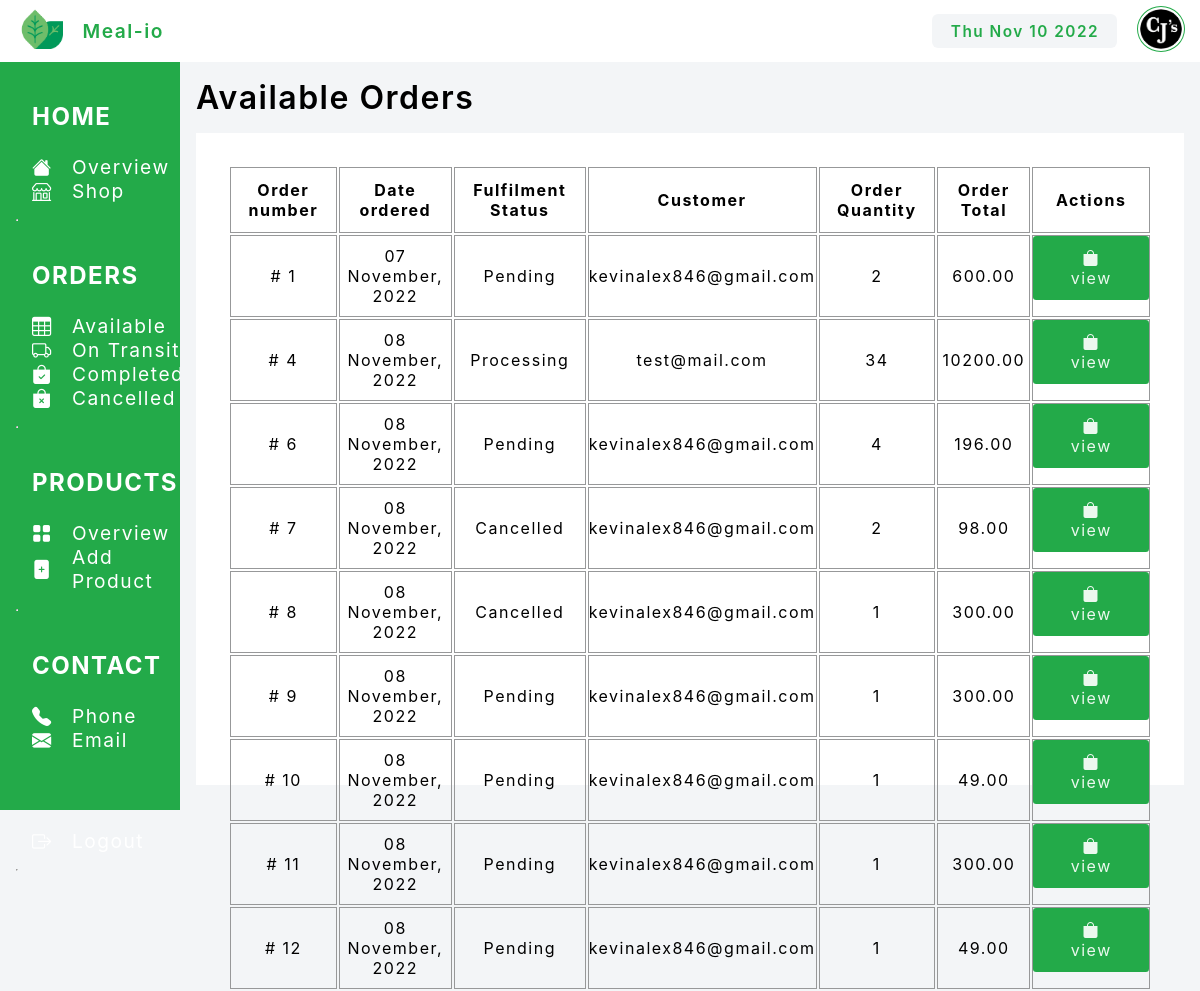
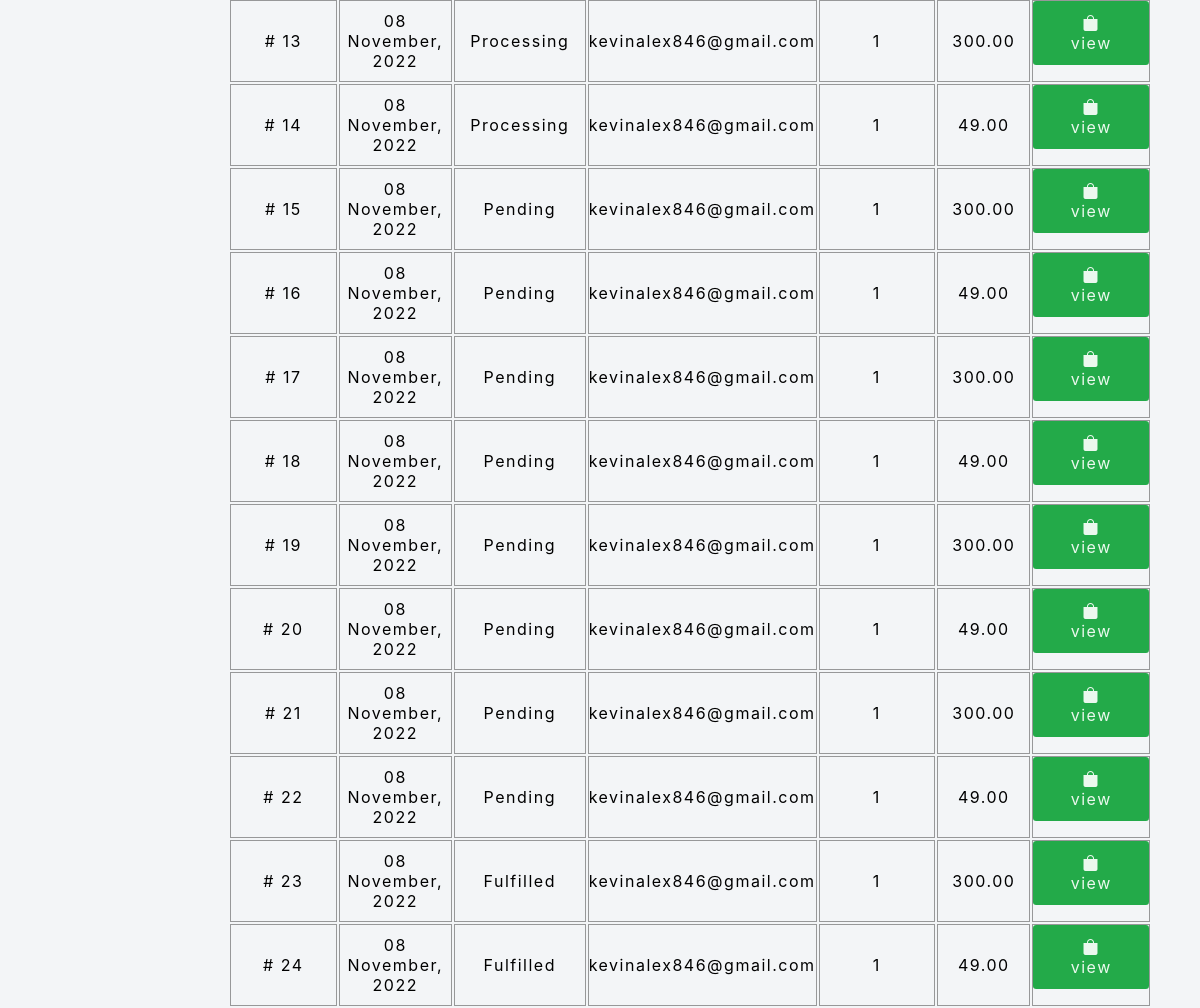
Page /vendors/orders/P (signed in) on the committed database (2 pictures, top to bottom).
### vendor/models.py (models this page shows, shortened)
class Vendor(models.Model):
    user = models.OneToOneField(User, on_delete=models.CASCADE)
    brand = models.CharField(max_length=50, null=True)
    logo = models.ImageField(upload_to="vendors/%Y/%m/%d/", null=True)
    tagline = models.CharField(max_length=100, null=True)

### cart/models.py (models this page shows, shortened)
class CartItem(models.Model):
    cart = models.ForeignKey(Cart, on_delete=models.CASCADE)
    product = models.ForeignKey(Product, on_delete=models.CASCADE)
    quantity = models.IntegerField(default=1)
    status=models.CharField(max_length=1,choices=(("F","Completed"),("C","Cancelled"),("T","On Transit"),("P","Pending")),default="P")
    class Meta:
        unique_together = ("cart", "product")
    @property
    def get_total(self) -> float:
        return self.product.unit_price * self.quantity

class Cart(models.Model):
    user = models.ForeignKey(User, on_delete=models.CASCADE)
    STATUS = (
        ("Pending", "Pending"), ("Processing", "Processing"), ("Fulfilled", "Fulfilled"), ("Cancelled", "Cancelled"))
    status = models.CharField(max_length=10, choices=STATUS, default="Pending")
    date_ordered = models.DateTimeField(auto_now_add=timezone.now())
    location = models.ForeignKey(
        Location,
        on_delete=models.PROTECT,
        related_name="address", null=True, blank=True
    )
    total = models.DecimalField(max_digits=10, decimal_places=2, default=0)
    class Meta:
        ordering=["-date_ordered"]
    @property
    def date(self):
        return self.date_ordered.strftime("%d %B, %Y")
    class Meta:
        verbose_name_plural = "Cart"

### user/models.py (models this page shows, shortened)
class User(AbstractUser):
    first_name = models.CharField(max_length=30, blank=True, unique=False)
    last_name = models.CharField(max_length=30, blank=True, unique=False)
    email = models.EmailField(unique=True)
    phone_number = models.CharField(
        max_length=13, null=False, blank=False, unique=True)
    is_vendor = models.BooleanField(default=False, blank=True)
    username = None
    USERNAME_FIELD = "email"
    REQUIRED_FIELDS = ["phone_number"]
    objects = UserManager()

### product/models.py (models this page shows, shortened)
class Product(models.Model):
    label = models.CharField(max_length=200)
    unit = models.CharField(max_length=2,
                            choices=(("kg", "Kilograms"), ("g", "Grams"), ("l", "Litre"), ("ml", "Millilitre"),
                                     ("in", "Inches")), default="kg",help_text="Quantity measurement metrics")
    unit_price = models.DecimalField(max_digits=5, decimal_places=2, verbose_name='unit price')
    image = models.ImageField(upload_to="product//%Y/%m/%d/")
    description = models.TextField(blank=True, verbose_name="description")
    category = models.ForeignKey(Category, on_delete=models.CASCADE, null=True)
    vendor = models.ForeignKey(Vendor, on_delete=models.CASCADE)
    stock = models.PositiveIntegerField(verbose_name='stock', default=1)
    class Meta:
        verbose_name = 'product'
        verbose_name_plural = 'products'
        ordering = ('label',)

### vendor/views.py (the view)
# urls.py: path("orders/<str:status>", dashboard_orders, name="vendor_orders"),
def dashboard_orders(request,status):
    vendor = get_object_or_404(Vendor, user=request.user)
    items = CartItem.objects.all()
    if status== "P":
        items = CartItem.objects.filter(status="P")
    elif status == "T":
        items = CartItem.objects.filter(status="T")
    elif status == "F":
        items = CartItem.objects.filter(status="F")
    elif status == "C":
        items = CartItem.objects.filter(status="C")
    else:
        items = CartItem.objects.all()
    orders=[]
    for item in items:
        if item.product.vendor == vendor:
            orders.append(item)
    return render(request, "dashboard/orders.html",{"title": "orders", "orders": orders,"vendor":vendor})

### templates/dashboard/orders.html
{% extends "dashboard/base_dashboard.html"%}
{% block main%}
<h2 class="title">Available Orders</h2>
<div class="orders_table">
    {% if orders %}
    <table class="orders-table">
        <thead>
            <tr>
                <th>
                    Order number
                </th>
                <th>Date ordered</th>
                <th>Fulfilment Status</th>
                <th>Customer</th>
                <th>Order Quantity</th>
                <th>Order Total</th>
                <th>Actions</th>
            </tr>
        </thead>
        <tbody>
            {% for order in orders %}
            <tr>
                <td># {{order.id}} {{order.user.email|capfirst}} {{order.customer.last_name|capfirst}}</td>
                <td>{{order.cart.date}}</td>
                <td>{{order.cart.status}}</td>
                <td>{{order.cart.user.email}}</td>
                <td>{{order.quantity}}</td>
                <td>{{order.get_total}}</td>
                <td>
                    <a href="{% url 'manage_order' order.id%}" class="btn"> <i class="bi bi-bag-fill"></i> view </a>
                </td>
            </tr>
            {% endfor %}
        </tbody>
    </table>
    {% else %}
    <div class="alt-text">
        <h4>
            You don't have any orders here yet.
        </h4>
    </div>
    {% endif %}
</div>
{% endblock main%}

### templates/dashboard/base_dashboard.html (shortened to what this page needs)
{% load static %}
<!DOCTYPE html>
<html lang="en">
<head>
    <link rel="stylesheet" href="{% static '/css/dashboard.css'%}">
    <link rel="stylesheet" href="{% static '/css/styles.css'%}">
    <link rel="stylesheet" href="{% static '/css/theme.css'%}">
    <link rel="stylesheet" href="{% static '/css/analytics.css'%}">
    <link rel="stylesheet" href="https://cdn.jsdelivr.net/npm/bootstrap-icons@1.7.2/font/bootstrap-icons.css">
</head>
<body>
    <nav>
        <div class="nav-start">
            <a href="{% url 'analytics'%}">
                <img src="{% static 'images/logo.png'%}" alt="">
            </a>
            <a href="{% url 'analytics'%}">
                <p>Meal-io</p>
            </a>
        </div>
        <div class="nav-end">
            <div class="date_today" id="date-today">
            </div>
            <a href="{% url 'analytics'%}">
                <img src="{{vendor.logo.url}}" alt="{{vendor.brand}}">
            </a>
        </div>
    </nav>
    <main>
        <aside>
            <div class="container">
                <div class="nav-group">
                    <h2><a href="{% url 'analytics'%}">Home</a></h2>
                    <ul class="nav-list">
                        <li class="nav-item">
                            <a href="{% url 'analytics'%}">
                                <i class="bi bi-house-fill"></i>
                                <p>Overview</p>
                            </a>
                        </li>
                        <li class="nav-item">
                            <a href="{% url 'shop_update'%}">
                                <i class="bi bi-shop"></i>
                                <p>Shop</p>
                            </a>
                        </li>
                    </ul>
                </div>
                <hr>
                <div class="nav-group">
                    <h2><a href="{% url 'vendor_orders' 'P' %}">Orders</a></h2>
                    <ul class="nav-list">
                        <li class="nav-item">
                            <a href="{% url 'vendor_orders' 'P' %}">
                                <i class="bi bi-table"></i>
                                <p>Available</p>
                            </a>
                        </li>
                        <li class="nav-item">
                            <a href="{% url 'vendor_orders' 'T' %}">
                                <i class="bi bi-truck"></i>
                                <p>On Transit</p>
                            </a>
                        </li>
                        <li class="nav-item">
                            <a href="{% url 'vendor_orders' 'F' %}">
                                <i class="bi bi-bag-check-fill"></i>
                                <p>Completed</p>
                            </a>
                        </li>
                        <li class="nav-item">
                            <a href="{% url 'vendor_orders' 'C' %}">
                                <i class="bi bi-bag-x-fill"></i>
                                <p>Cancelled</p>
                            </a>
                        </li>
                    </ul>
                </div>
                <hr>
                <div class="nav-group">
                    <h2><a href="{% url 'products'%}">Products</a></h2>
                    <ul class="nav-list">
                        <li class="nav-item">
                            <a href="{% url 'products'%}">
                                <i class="bi bi-grid-fill"></i>
                                <p>Overview</p>
                            </a>
                        </li>
                        <li class="nav-item">
                            <a href="{% url 'create_product'%}">
                                <i class="bi bi-file-plus-fill"></i>
                                <p>Add product</p>
                            </a>
                        </li>
                    </ul>
                </div>
                <hr>
                <div class="nav-group">
                    <h2><a href="{% url 'contact'%}">Contact</a></h2>
                    <ul class="nav-list">
                        <li class="nav-item">
                            <a href="{% url 'contact'%}">
                                <i class="bi bi-telephone-fill"></i>
                                <p>Phone</p>
                            </a>
                        </li>
                        <li class="nav-item">
                            <a href="{% url 'contact'%}">
                                <i class="bi bi-envelope-fill"></i>
                                <p>Email</p>
                            </a>
                        </li>
                        <div style="height: 4em;">
                        </div>
                        <li class="nav-item">
                            <a href="{% url 'logout'%}">
                                <i class="bi bi-box-arrow-right"></i>
                                <p>Logout</p>
                            </a>
                        </li>
                    </ul>
                </div>
                <hr>
            </div>
        </aside>
        <div class="content">
            {% block main %}
            {% endblock main %}
        </div>
    </main>
</body>
</html>

### static/css/dashboard.css (style rules this page uses)
:root { --primary: #23AA49; --gradient: #EBF8EE; --red: #FF324B; --secondary: #979899; --white: #ffffff; --dark: #000000; --light: #F3F5F7; --font-family: -apple-system, BlinkMacSystemFont, 'Segoe UI', Roboto, Oxygen, Ubuntu, Cantarell, 'Open Sans', 'Helvetica Neue', sans-serif; }
* { padding: 0; margin: 0; box-sizing: border-box; font-family: var(--font-family); letter-spacing: 1.5px; }
body { background: var(--light); }
nav { width: 100%; height: 3.25em; display: flex; align-items: center; justify-content: space-between; padding: .8em; font-size: 1.2em; background: var(--white); }
.nav-start { display: flex; align-items: center; justify-content: start; gap: 1em; }
nav img { width: 2.5em; }
.nav-start p { font-weight: 600; }
.nav-end { display: flex; align-items: center; justify-content: start; gap: 1em; }
.nav-end img { max-width: 2.5em; max-height: 2.5em; height: auto; border-radius: 50%; border: 1px solid var(--primary); padding: .1em; }
.nav-end .date_today { color: var(--primary); background: var(--light); padding: .5em 1.2em; border-radius: .4em; font-size: .8em; }
main { position: relative; }
aside { position: absolute; width: 15%; background: var(--primary); height: calc(100vh - 3.25em); padding-left: 1em; }
aside a { color: var(--white) !important; }
aside .container { height: 100%; display: flex; align-items: baseline; justify-content: start; flex-direction: column; }
.nav-group { padding: 1em; }
.nav-group h2 { padding: 1em 0em; text-transform: uppercase; }
.nav-group ul { font-size: 1.2em; font-weight: 400; text-transform: capitalize; }
.nav-group ul li.nav-item a { display: flex; align-items: center; justify-content: start; gap: 1em; }
main .content { position: absolute; margin-left: 15%; width: 85%; background: var(--light); height: calc(100vh - 3.25em); padding: 1em; }

### static/css/styles.css (style rules this page uses)
:root { --primary: #23AA49; --gradient: #EBF8EE; --red: #FF324B; --secondary: #979899; --white: #ffffff; --dark: #000000; --light: #F3F5F7; --font-family: -apple-system, BlinkMacSystemFont, 'Segoe UI', Roboto, Oxygen, Ubuntu, Cantarell, 'Open Sans', 'Helvetica Neue', sans-serif; }
* { padding: 0; margin: 0; box-sizing: border-box; font-family: var(--font-family); letter-spacing: 1.5px; }
body { background: var(--light); }
.orders_table { width: 100%; height: calc(100% - 4em); background: var(--white); margin-top: 1em; padding: 2em; }
.orders_table table { width: 100%; }
.orders_table table th { border: 1px solid var(--secondary); text-align: center; padding: .75rem; }
.orders_table table td { border: 1px solid var(--secondary); text-align: center; }

### static/css/theme.css (style rules this page uses)
:root { --primary: #23AA49; --warning: #f0b802; --gradient: #EBF8EE; --red: #FF324B; --secondary: #979899; --white: #ffffff; --dark: #000000; --light: #F3F5F7; --font-family: -apple-system, BlinkMacSystemFont, 'Segoe UI', Roboto, Oxygen, Ubuntu, Cantarell, 'Open Sans', 'Helvetica Neue', sans-serif; }
* { padding: 0; margin: 0; box-sizing: border-box; font-family: var(--font-family); letter-spacing: 1.5px; }
body { position: relative; min-height: 100vh; min-width: 100vh; }
.title { font-size: 2em; font-weight: 600; text-transform: capitalize; }
ul, ol { padding-left: 0; list-style-type: none; }
a { text-decoration: none; color: var(--primary); }
img { width: 100%; height: auto; }
.btn, input[type=submit] { color: var(--gradient); font-size: 16px; padding: 12px 35px; border-radius: 0.2em; display: inline-block; border: 0; outline: 0; background: var(--primary); margin-bottom: 1em; }

### static/css/analytics.css (style rules this page uses)
:root { --primary: #23AA49; --gradient: #EBF8EE; --red: #FF324B; --secondary: #979899; --white: #ffffff; --dark: #000000; --light: #F3F5F7; --font-family: -apple-system, BlinkMacSystemFont, 'Segoe UI', Roboto, Oxygen, Ubuntu, Cantarell, 'Open Sans', 'Helvetica Neue', sans-serif; }
* { padding: 0; margin: 0; box-sizing: border-box; font-family: var(--font-family); letter-spacing: 1.5px; }

### rows in the picture
Vendor: logo (picture)
CartItem: id "1", cart "07 November, 2022", cart.status "Pending", cart.user.email "kevinalex846@gmail.com", quantity "2", get_total "600.00"
CartItem: id "4", cart "08 November, 2022", cart.status "Processing", cart.user.email "test@mail.com", quantity "34", get_total "10200.00"
CartItem: id "6", cart "08 November, 2022", cart.status "Pending", cart.user.email "kevinalex846@gmail.com", quantity "4", get_total "196.00"
CartItem: id "7", cart "08 November, 2022", cart.status "Cancelled", cart.user.email "kevinalex846@gmail.com", quantity "2", get_total "98.00"
CartItem: id "8", cart "08 November, 2022", cart.status "Cancelled", cart.user.email "kevinalex846@gmail.com", quantity "1", get_total "300.00"
CartItem: id "9", cart "08 November, 2022", cart.status "Pending", cart.user.email "kevinalex846@gmail.com", quantity "1", get_total "300.00"
CartItem: id "10", cart "08 November, 2022", cart.status "Pending", cart.user.email "kevinalex846@gmail.com", quantity "1", get_total "49.00"
CartItem: id "11", cart "08 November, 2022", cart.status "Pending", cart.user.email "kevinalex846@gmail.com", quantity "1", get_total "300.00"
CartItem: id "12", cart "08 November, 2022", cart.status "Pending", cart.user.email "kevinalex846@gmail.com", quantity "1", get_total "49.00"
CartItem: id "13", cart "08 November, 2022", cart.status "Processing", cart.user.email "kevinalex846@gmail.com", quantity "1", get_total "300.00"
CartItem: id "14", cart "08 November, 2022", cart.status "Processing", cart.user.email "kevinalex846@gmail.com", quantity "1", get_total "49.00"
CartItem: id "15", cart "08 November, 2022", cart.status "Pending", cart.user.email "kevinalex846@gmail.com", quantity "1", get_total "300.00"
CartItem: id "16", cart "08 November, 2022", cart.status "Pending", cart.user.email "kevinalex846@gmail.com", quantity "1", get_total "49.00"
CartItem: id "17", cart "08 November, 2022", cart.status "Pending", cart.user.email "kevinalex846@gmail.com", quantity "1", get_total "300.00"
CartItem: id "18", cart "08 November, 2022", cart.status "Pending", cart.user.email "kevinalex846@gmail.com", quantity "1", get_total "49.00"
CartItem: id "19", cart "08 November, 2022", cart.status "Pending", cart.user.email "kevinalex846@gmail.com", quantity "1", get_total "300.00"
CartItem: id "20", cart "08 November, 2022", cart.status "Pending", cart.user.email "kevinalex846@gmail.com", quantity "1", get_total "49.00"
CartItem: id "21", cart "08 November, 2022", cart.status "Pending", cart.user.email "kevinalex846@gmail.com", quantity "1", get_total "300.00"
CartItem: id "22", cart "08 November, 2022", cart.status "Pending", cart.user.email "kevinalex846@gmail.com", quantity "1", get_total "49.00"
CartItem: id "23", cart "08 November, 2022", cart.status "Fulfilled", cart.user.email "kevinalex846@gmail.com", quantity "1", get_total "300.00"
CartItem: id "24", cart "08 November, 2022", cart.status "Fulfilled", cart.user.email "kevinalex846@gmail.com", quantity "1", get_total "49.00"
